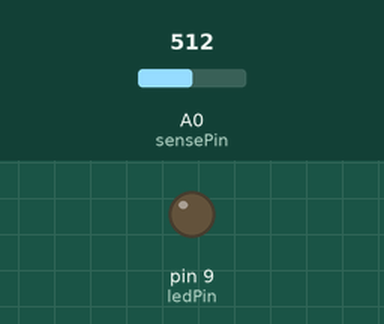
Simulated run of this sketch. Board: Arduino Uno, built with avr-gcc and run on an emulated ATmega328P. Parts: output pins drawn as LEDs (lit = HIGH). Inputs (shaded band) come from the test bench; at power-on: A0 (sensePin) = 512.

Above: at 1.2 s.
1.3 s: A0 (sensePin) set to 306
At 1.9 s:
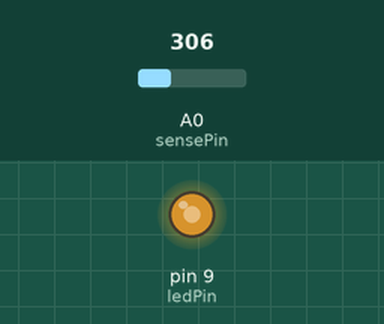
2.8 s: A0 (sensePin) set to 122
At 4.3 s:
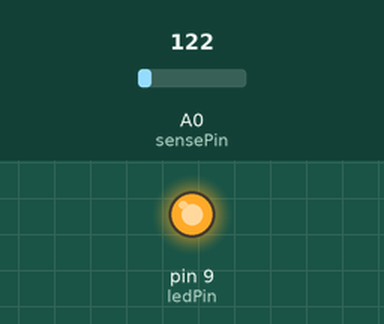
Timing chart, 0 to 5.8 s (numbered marks = the images above; inputs shaded):
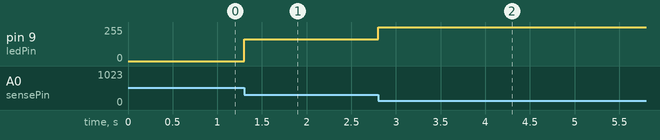

Measured:
- after the input at 1.3 s, pin 9 (ledPin): 0/255 → 165/255 at once
- after the input at 2.8 s, pin 9 (ledPin): 165/255 → 255/255 at once

The sketch:

nightlight.ino
```cpp
int sensePin = 0;
int ledPin = 9;

void setup()
{
  analogReference(DEFAULT);//isn't necessary
  pinMode(ledPin,OUTPUT);
}


void loop()
{

  int val = analogRead(sensePin);

  val =  constrain(val,200,500);
  int ledLevel = map(val, 200, 500, 255, 0); // the variable, min sense, max sense, max output, min output


  analogWrite(ledPin, ledLevel);

  /*
  if(val < 500)
  {
    digitalWrite(ledPin, HIGH);
  }
  else
  {
    digitalWrite(ledPin,LOW);
  }*/
}
```
